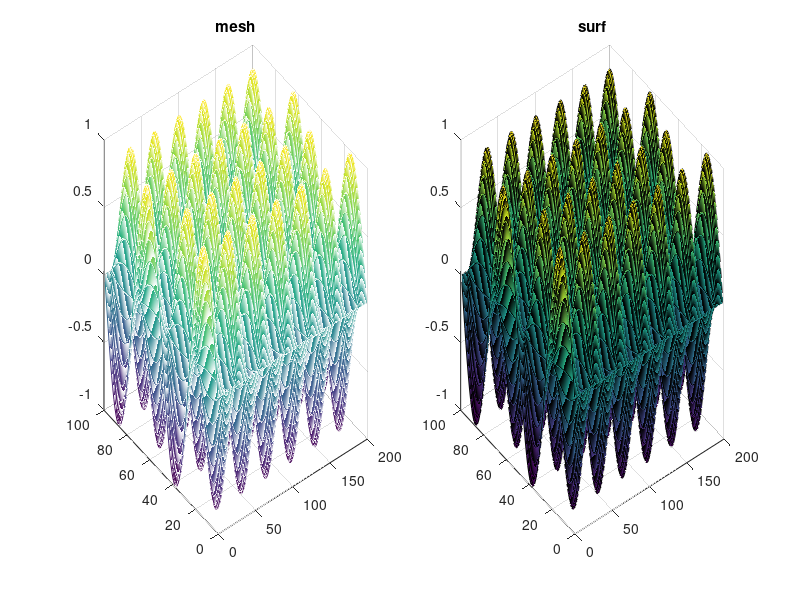

Reproduce this figure in MATLAB.
clc, clear, close all;

%helping variables
x = linspace(0,1,100);
y = linspace(0,2,200);
z = sin(2 * pi * x' / 0.5) * cos(2* pi * y / 0.33);

%we will now take a look at three dimensional plots
%the first we want to see it's the mesh method
figure("Position",[100,100,1000,500])
subplot(1,2,1);
mesh(z);
title("mesh");
%then we have surf
subplot(1,2,2);
surf(z);
title("surf");